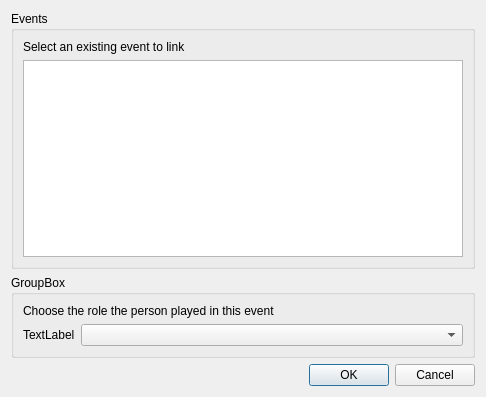
<?xml version="1.0" encoding="UTF-8"?>
<ui version="4.0">
 <class>Dialog</class>
 <widget class="QDialog" name="Dialog">
  <property name="geometry">
   <rect>
    <x>0</x>
    <y>0</y>
    <width>486</width>
    <height>397</height>
   </rect>
  </property>
  <property name="windowTitle">
   <string>Dialog</string>
  </property>
  <layout class="QVBoxLayout" name="verticalLayout">
   <item>
    <widget class="QGroupBox" name="groupBox">
     <property name="title">
      <string>Events</string>
     </property>
     <property name="flat">
      <bool>true</bool>
     </property>
     <layout class="QVBoxLayout" name="verticalLayout_2">
      <item>
       <widget class="QLabel" name="label">
        <property name="text">
         <string>Select an existing event to link</string>
        </property>
       </widget>
      </item>
      <item>
       <widget class="QTableWidget" name="tableWidget"/>
      </item>
     </layout>
    </widget>
   </item>
   <item>
    <widget class="QGroupBox" name="groupBox_2">
     <property name="title">
      <string>GroupBox</string>
     </property>
     <property name="flat">
      <bool>true</bool>
     </property>
     <layout class="QVBoxLayout" name="verticalLayout_3">
      <item>
       <widget class="QLabel" name="label_3">
        <property name="text">
         <string>Choose the role the person played in this event</string>
        </property>
       </widget>
      </item>
      <item>
       <layout class="QFormLayout" name="formLayout">
        <item row="1" column="0">
         <widget class="QLabel" name="label_2">
          <property name="text">
           <string>TextLabel</string>
          </property>
         </widget>
        </item>
        <item row="1" column="1">
         <widget class="QComboBox" name="comboBox"/>
        </item>
       </layout>
      </item>
     </layout>
    </widget>
   </item>
   <item>
    <widget class="QDialogButtonBox" name="buttonBox">
     <property name="orientation">
      <enum>Qt::Orientation::Horizontal</enum>
     </property>
     <property name="standardButtons">
      <set>QDialogButtonBox::StandardButton::Cancel|QDialogButtonBox::StandardButton::Ok</set>
     </property>
    </widget>
   </item>
  </layout>
 </widget>
 <resources/>
 <connections>
  <connection>
   <sender>buttonBox</sender>
   <signal>accepted()</signal>
   <receiver>Dialog</receiver>
   <slot>accept()</slot>
   <hints>
    <hint type="sourcelabel">
     <x>248</x>
     <y>254</y>
    </hint>
    <hint type="destinationlabel">
     <x>157</x>
     <y>274</y>
    </hint>
   </hints>
  </connection>
  <connection>
   <sender>buttonBox</sender>
   <signal>rejected()</signal>
   <receiver>Dialog</receiver>
   <slot>reject()</slot>
   <hints>
    <hint type="sourcelabel">
     <x>316</x>
     <y>260</y>
    </hint>
    <hint type="destinationlabel">
     <x>286</x>
     <y>274</y>
    </hint>
   </hints>
  </connection>
 </connections>
</ui>
